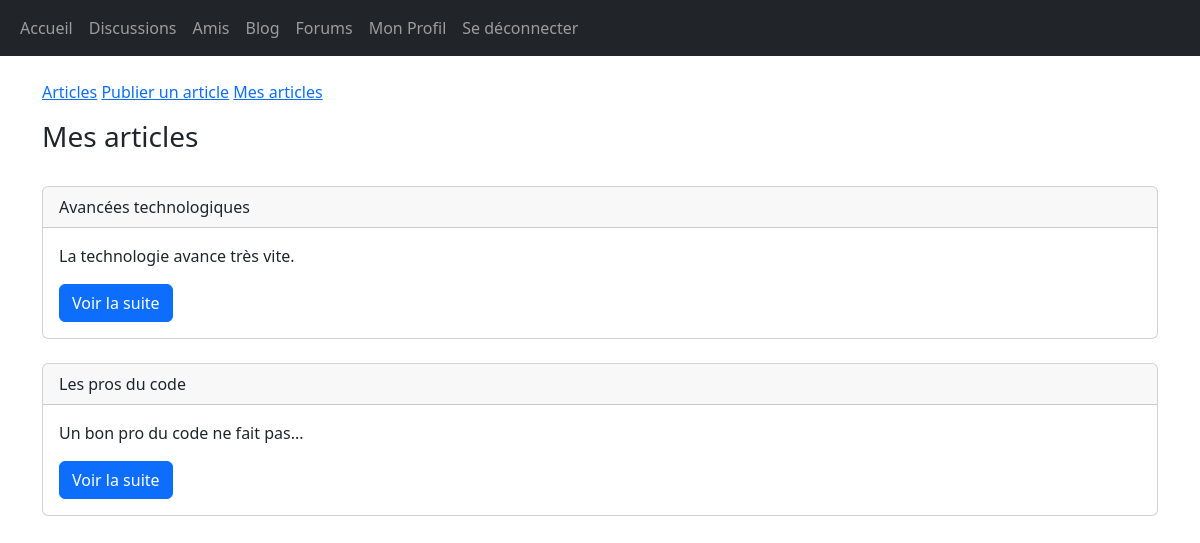
The page /index.php?myArticles (signed in) on the database its author committed.
### tables this page shows
CREATE TABLE `blog_articles` (
  `id` int(11) NOT NULL,
  `author` text NOT NULL,
  `article_title` text NOT NULL,
  `category` text NOT NULL,
  `content` text NOT NULL,
  `article_date` text NOT NULL
);

### src/controllers/blog/myArticles.php (called while the page is built)
<?php
require "src/models/blog.php";
$articles = getMyArticles();
require "src/views/blog/myArticles.php";

### src/models/blog.php (called while the page is built, shortened)
<?php
function getMyArticles(){
    require "src/models/pdo.php";
	$sql = $bdd->prepare("SELECT * FROM blog_articles WHERE author=? ORDER BY id DESC");
	$sql->execute(array($_SESSION['username']));
    $myArticles = [];
	while ($res = $sql->fetch()) {
        $myArticles[] = [
            'id'=>$res['id'],
            'title'=>$res['article_title'],
            'content'=>$res['content'],
            'date'=>$res['article_date'],
        ];
    }
    return $myArticles;
}

### src/views/blog/myArticles.php (the view, shortened to what this page needs)
<?php
require "src/views/includes/header.php";
?>
<main class="container">
    <p>
        <a href="index.php?blog=index">Articles</a>
        <a href="index.php?publishArticle">Publier un article</a>
        <a href="index.php?myArticles">Mes articles</a>
    </p>
    <h3>Mes articles</h3>
    <br>
    <?php
        foreach ($articles as $article) {
        ?>
            <article class="card">
                <p class="card-header">
                    <?= $article['title'] ?>
                </p>
                <div class="card-body">
                    <p class="card-text">
                        <?= $article['content'] ?>
                    </p>
                    <p  class="card-text">
                        <a href="index.php?viewArticle=<?= $article['id'] ?>" class="btn btn-primary">Voir la suite</a>
                    </p>
                </div>
            </article>
            <br>
        <?php
        }
    ?>
</main>
<?php
require "src/views/layout.php";
?>

### rows shown on the page
blog_articles: article_title "Avancées technologiques", content "La technologie avance très vite."
blog_articles: article_title "Les pros du code", content "Un bon pro du code ne fait pas..."
